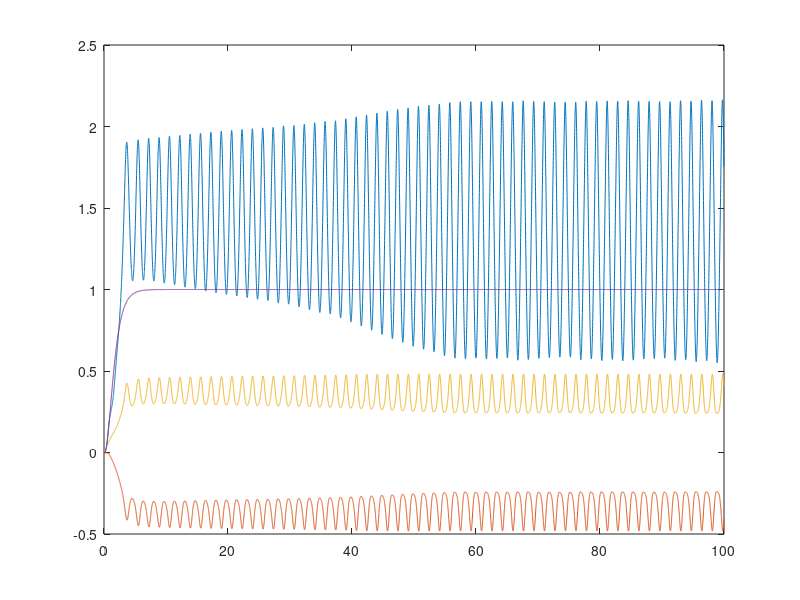

Write the MATLAB code that produced this figure.
function simulator7
clc
clear

k = 500;  % spring coefficient
m_t = 50.0; % mass of thruster
m_p = 70.0;  % mass of pod
c = 2*sqrt(k/m_p);  % damping coefficient
r = .25;
I = m_p*((r)^2)/2;  % inertia of pod
% State [z1 z2 t z1d z2d td z3d]
A = [0              0              0            1              0              0           0;
     0              0              0            0              1              0           0;
     0              0              0            0              0              1           0;
    -(k/m_p+k/m_t) -k/m_p         -r*k/m_t     -(c/m_p+c/m_t) -c/m_p         -r*c/m_t     0;
    -k/m_p         -(k/m_p+k/m_t)  r*k/m_t     -c/m_p         -(c/m_t+c/m_p)  r*c/m_t     0;
    -k*r/I          k*r/I         -2*(r^2)*k/I -c*r/I          c*r/I         -2*(r^2)*c/I 0;
     k/m_p          k/m_p          0            c/m_p          c/m_p          0           0];
 
% BK =    [0         0         0         0         0         0         0;
%          0         0         0         0         0         0         0;
%          0         0         0         0         0         0         0;
%     2.5904  -15.9403    4.2207    9.5877   -3.8473    2.5553    0.4200;
%     6.6936  -20.0435    6.6923   -0.0000    5.7404   -1.3680    0.4200;
%          0         0         0         0         0         0         0;
%          0         0         0         0         0         0         0;];
     
BK =    [0         0         0         0         0         0         0;
         0         0         0         0         0         0         0;
         0         0         0         0         0         0         0;
   -8.7265   -4.6233   -1.2358    7.6640   -1.9236    1.9617    0.4200;
   -4.6233   -8.7265    1.2358   -1.9236    7.6640   -1.9617    0.4200;
         0         0         0         0         0         0         0;
         0         0         0         0         0         0         0;];


t = [0.0:0.01:100];
theta = 0.5;
vel = 1.0;
x0 = [0;0;0.0;0.0;0.0;0.0;0.0];
% target = [-r*theta;r*theta;theta;0;0;0.0;vel];
target = [0;0;theta;0;0;0.0;vel];
opts = odeset('RelTol',1e-2,'AbsTol',1e-4);
[t, y] = ode45(@(t,y) controller(t,y,target), t, x0, opts);
plot(t, y(:,3),t,y(:,1),t,y(:,2),t, y(:,7))
%t, y(:,7), t, y(:,3), t, y(:,4), t, y(:,5)

function xdot = controller(t, x, target)
    xdot = [0;
            0;
            0;
            0;
            0;
            0;
            0];
    f = 0;
    [f1,f2] = F12(x, target);
    xdot(1) = x(4);
    xdot(2) = x(5);
    xdot(3) = x(6);
    xdot(4) = -k*(1/m_t+1/m_p)*x(1) - k/m_p*x(2) - r*k/m_t*sin(x(3)) - c*(1/m_t+1/m_p)*x(4) - c/m_p*x(5) - r*c/m_t*x(6)*cos(x(3)) + f1;
    xdot(5) = -k/m_p*x(1) - k*(1/m_t+1/m_p)*x(2) + r*k/m_t*sin(x(3)) - c/m_p*x(4) - c*(1/m_t+1/m_p)*x(5) + r*c/m_t*x(6)*cos(x(3)) + f2;
    xdot(6) = -k*r/I*x(1)*cos(x(3)) + k*r/I*x(2)*cos(x(3)) - 2*k*r*r/I*sin(x(3))*cos(x(3)) - c*r/I*x(4)*cos(x(3)) + c*r/I*x(5)*cos(x(3)) - 2*c*r*r/I*x(6)*(cos(x(3))^2);
    xdot(7) = k/m_p*x(1) + k/m_p*x(2) + c/m_p*x(4) + c/m_p*x(5);
%     xdot(4) = -k*(1/m_t+1/m_p)*x(1) - k/m_p*x(2) - r*k/m_t*x(3) - c*(1/m_t+1/m_p)*x(4) - c/m_p*x(5) - r*c/m_t*x(6) + f1;
%     xdot(5) = -k/m_p*x(1) - k*(1/m_t+1/m_p)*x(2) + r*k/m_t*x(3) - c/m_p*x(4) - c*(1/m_t+1/m_p)*x(5) + r*c/m_t*x(6) + f2;
%     xdot(6) = -k*r/I*x(1) + k*r/I*x(2) - 2*k*r*r/I*x(3) - c*r/I*x(4) + c*r/I*x(5) - 2*c*r*r/I*x(6);
%     xdot(7) = k/m_p*x(1) + k/m_p*x(2) + c/m_p*x(4) + c/m_p*x(5);
%     
    
    
    function Fd = F(t)
        if t > 10.2
            Fd = 0.0;
        elseif t >= 10.0
            Fd = 100.0;
        else
            Fd = 0.0;
        end
    end
    function [F_1,F_2] = F12(x,target)
        x_err = target - x;
        x_err(1) = x_err(1) + r*sin(x(3));
        x_err(2) = x_err(2) - r*sin(x(3));
        x_err(4) = x_err(4) + r*x(6)*cos(x(3));
        x_err(5) = x_err(5) - r*x(6)*cos(x(3));
        action = BK*x_err;
        F_1 = action(4);
        F_2 = action(5);
    end
end
end
